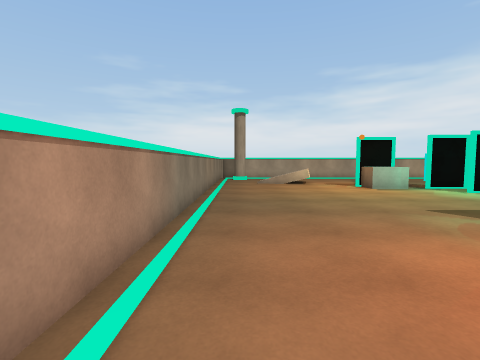
View 1 (above)

19 first-person views from a walk through a 3-D level made in the Unity game engine. The camera is 1.3 m above the floor, tilts 4° down and sees 85° across. The floor is counted in squares, 1 m on a side. Each view is taken from the middle of a square. On the plan, view 1 faces up. The plan holds only what a view shows up to about 13 squares ahead; the rest is blank.

View 2
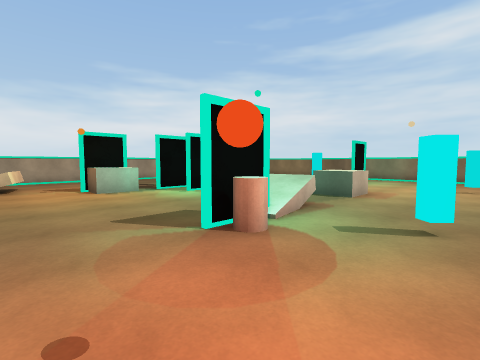

View 3
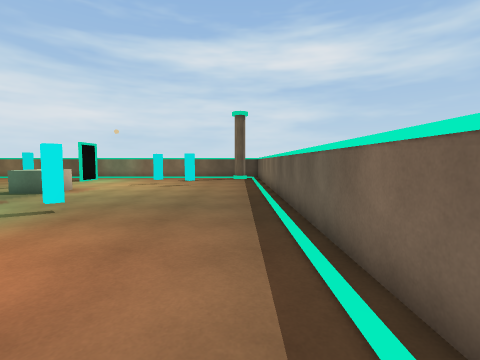

View 4
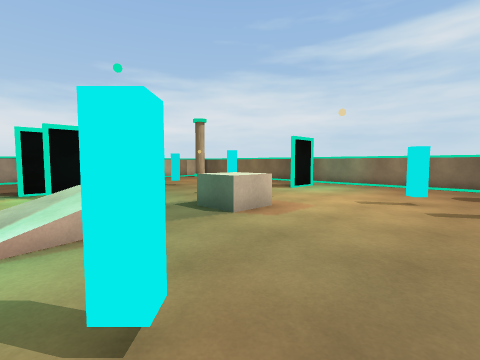

View 5
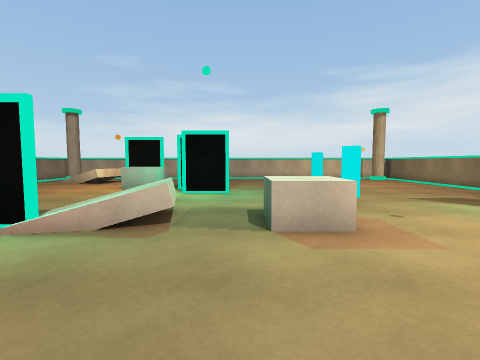

View 6
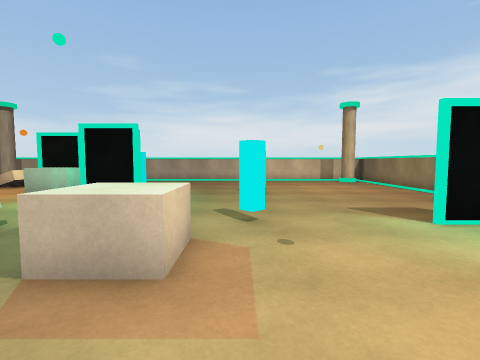

View 7
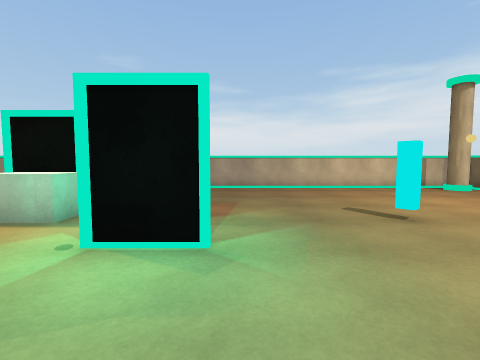

View 8
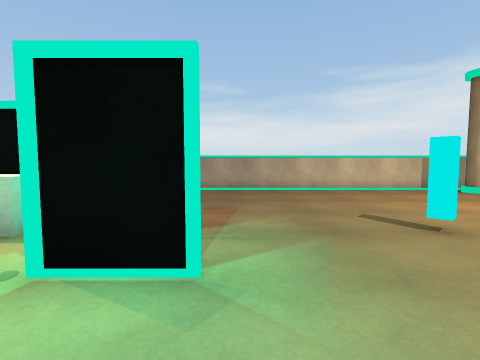

View 9
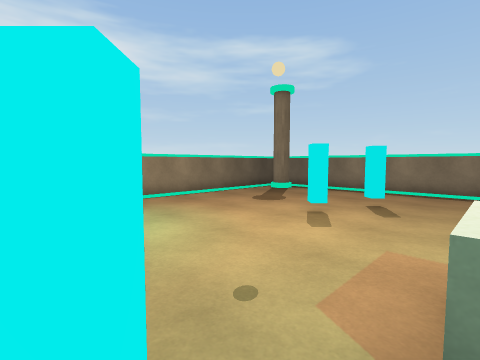

View 10
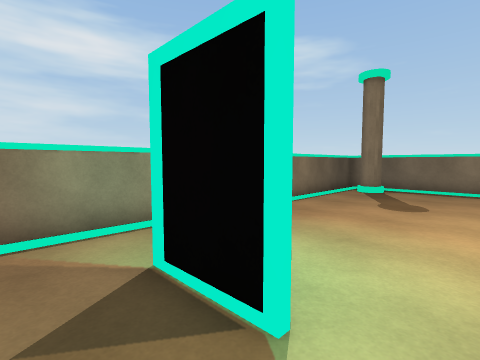

View 11
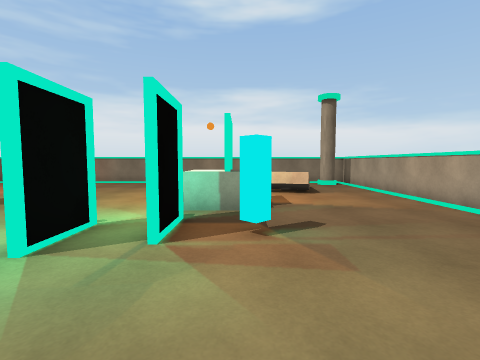

View 12
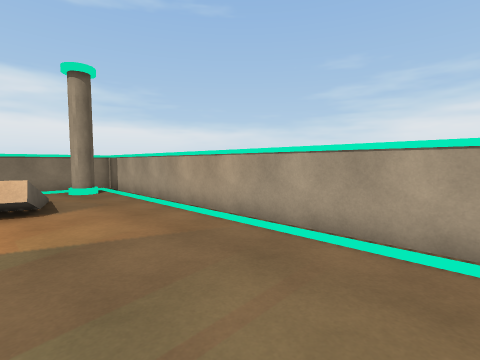

View 13
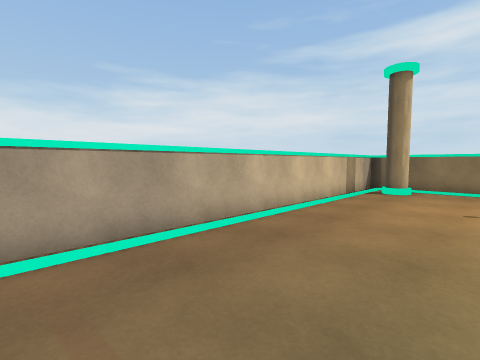

View 14
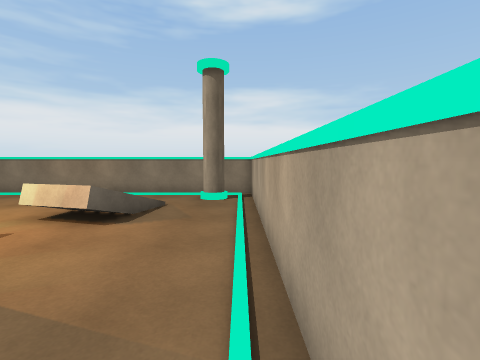

View 15
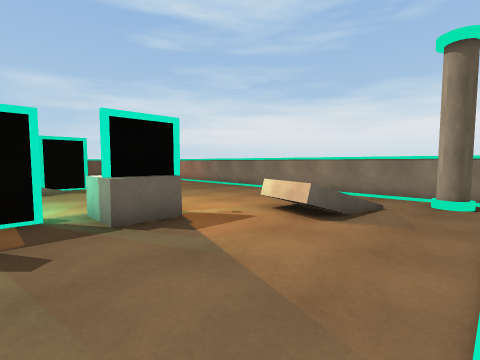

View 16
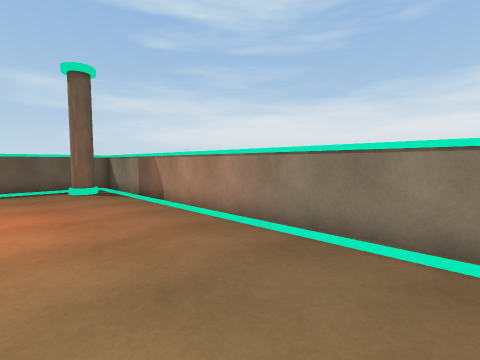

View 17
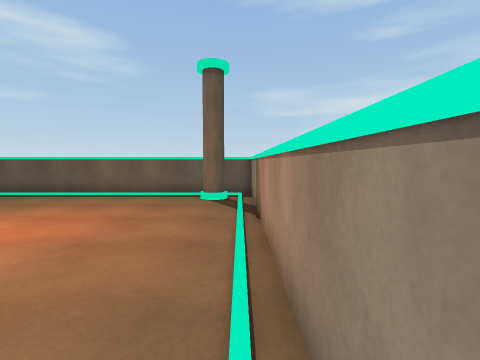

View 18
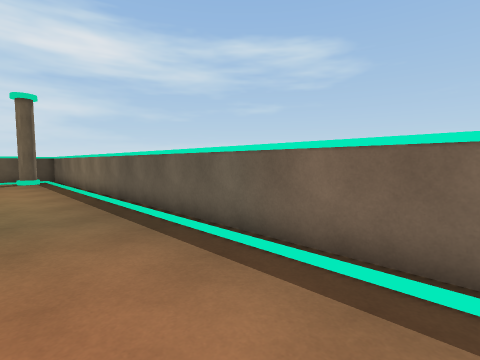

View 19
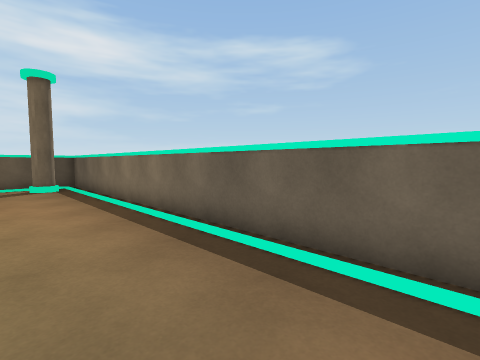

### Floor plan
Points are (right, up) in squares from view 1. A wall is a line through its corners. A room is listed if a view was taken in it or the views show most of it. See-through windows are left out.
Room 1 (views 1, 2, 3, 4, 5, 6, 7, 8, 9, 10, 11, 12, 13, 14, 15, 16, 17, 18, 19)
walls: (11.6, 10.9) (9.5, 10.9); (8.1, 5) (6, 5); (11, 12.5) (9, 12.5); (15.6, 7.8) (15.3, 7.4) (15, 7.7) (15.3, 8); (9, 1.8) (8.7, 1.5) (8.4, 1.8) (8.7, 2.1); (10.3, 14.6) (10.6, 14.3) (10.3, 14); (16.1, 12.9) (15.8, 12.6) (15.5, 12.9); (20, 7.4) (19, 7.4); (23.5, 6.2) (23.5, 8.9); (23.5, 12.5) (23.5, 15); (23.5, 16.5) (23.5, 20.5) (-1.5, 20.5) (-1.5, -4.5) (23, -4.5); (23.5, -4) (23.5, 3.8)
low walls: (10.3, 5.1) (9.6, 5)
ways out: gap at (9, 13)
objects: pillar (0, -3); pillar (0, 19); block (6, 13) to (8, 14); barrel (7, 4); block (13, 5) to (14, 6); pillar (22, -3); pillar (22, 19)

Where each view was taken, in squares from view 1:
view 1: 0 up, 0 right, facing up
view 2: 1 up, 3 right, facing up-right
view 3: 3 down, 2 right, facing right
view 4: 0 up, 8 right, facing up-right
view 5: 0 up, 12 right, facing up
view 6: 2 up, 15 right, facing up
view 7: 7 up, 12 right, facing up
view 8: 8 up, 12 right, facing up
view 9: 8 up, 14 right, facing down-right
view 10: 9 up, 18 right, facing down-right
view 11: 14 up, 15 right, facing left
view 12: 16 up, 12 right, facing up-left
view 13: 16 up, 10 right, facing up-right
view 14: 20 up, 10 right, facing left
view 15: 20 up, 10 right, facing down-left
view 16: 9 up, 3 right, facing down-left
view 17: 7 up, 1 left, facing down
view 18: 1 down, 3 right, facing down-right
view 19: 1 down, 8 right, facing down-right
